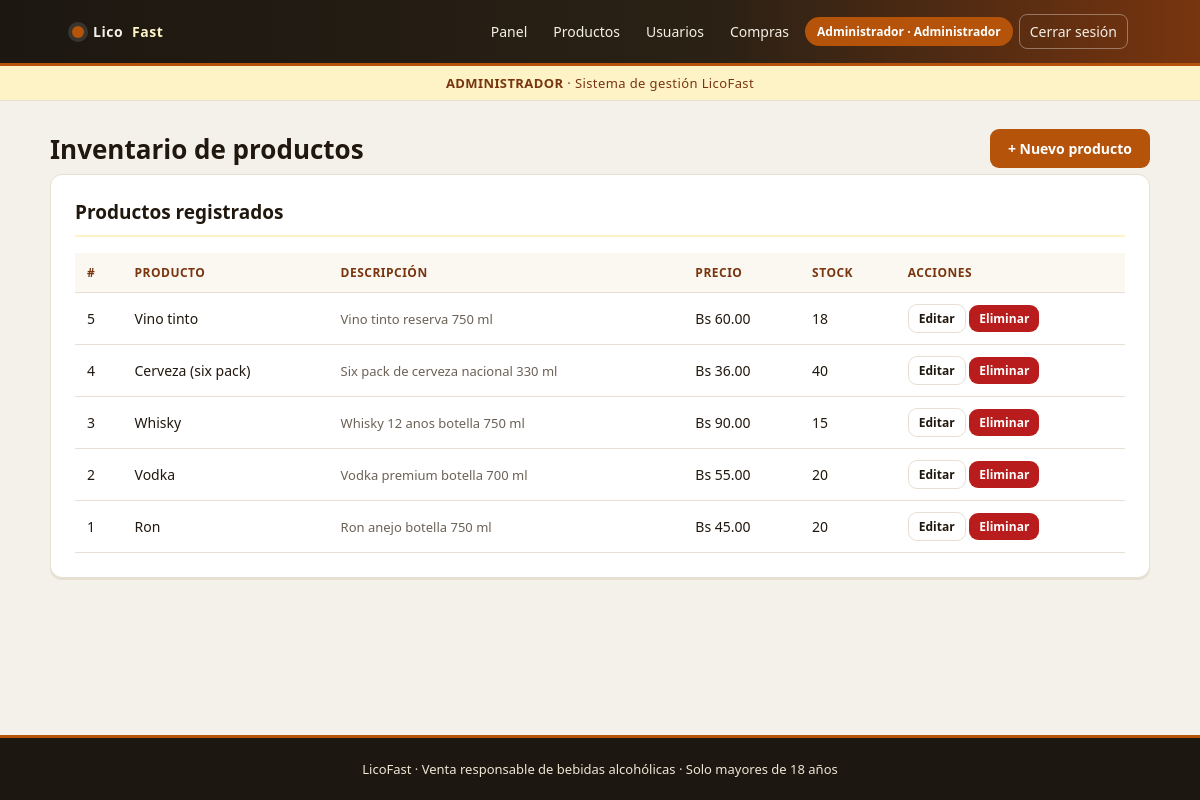
The page /admin/productos.php (signed in) on the database its author committed.
### tables this page shows
CREATE TABLE IF NOT EXISTS productos (
 id INT AUTO_INCREMENT PRIMARY KEY,
 nombre VARCHAR(120) NOT NULL,
 descripcion TEXT,
 precio DECIMAL(10,2) NOT NULL DEFAULT 0,
 stock INT NOT NULL DEFAULT 0,
 activo TINYINT(1) NOT NULL DEFAULT 1,
 created_at TIMESTAMP DEFAULT CURRENT_TIMESTAMP
);

### config/config.php (called while the page is built, shortened)
<?php
function e($v){return htmlspecialchars((string)$v,ENT_QUOTES,'UTF-8');}
function user(){return $_SESSION['user']??null;}
function rol_actual(){ $u=user(); return $u['rol'] ?? 'invitado'; }
function nombre_rol(string $rol): string {
    return [
        'administrador' => 'Administrador',
        'cajero'        => 'Cajero',
        'cliente'       => 'Cliente',
        'repartidor'    => 'Repartidor (Delivery)',
        'empleado'      => 'Empleado',
    ][$rol] ?? ucfirst($rol);
}
function menu_rol(): array {
    switch (rol_actual()) {
        case 'administrador':
            return [
                'Panel'     => BASE_URL.'admin/index.php',
                'Productos' => BASE_URL.'admin/productos.php',
                'Usuarios'  => BASE_URL.'admin/usuarios.php',
                'Compras'   => BASE_URL.'admin/compras.php',
            ];
    }
}

### admin/productos.php (the view, shortened to what this page needs)
<?php require '../config/config.php';
require '../includes/header.php';
$prod = $pdo->query('SELECT * FROM productos ORDER BY id DESC')->fetchAll();
?>
<div class="seccion-titulo">
    <h1>Inventario de productos</h1>
    <a class="btn" href="producto.php">+ Nuevo producto</a>
</div>
<div class="card">
    <h2>Productos registrados</h2>
    <div class="tabla-scroll">
    <table class="table">
        <tr><th>#</th><th>Producto</th><th>Descripción</th><th>Precio</th><th>Stock</th><th>Acciones</th></tr>
        <?php foreach($prod as $p): ?>
            <tr>
                <td><?= e($p['id']) ?></td>
                <td>
                    <?= e($p['nombre']) ?>
                </td>
                <td class="small"><?= e($p['descripcion']) ?></td>
                <td>Bs <?= number_format($p['precio'],2) ?></td>
                <td><?= e($p['stock']) ?></td>
                <td>
                    <a class="btn mini secondary" href="producto.php?id=<?= e($p['id']) ?>">Editar</a>
                    <a class="btn mini danger" href="producto.php?id=<?= e($p['id']) ?>&delete=1" onclick="return confirm('¿Eliminar o desactivar producto?')">Eliminar</a>
                </td>
            </tr>
        <?php endforeach; ?>
    </table>
    </div>
</div>
<?php require '../includes/footer.php'; ?>

### includes/header.php (shortened to what this page needs)
<?php require_once __DIR__.'/../config/config.php'; ?>
<!doctype html>
<html lang="es">
    <head>
        <link rel="stylesheet" href="<?= e(BASE_URL . 'assets/css/style.css') ?>">
    </head>
    <body class="rol-<?= e(rol_actual()) ?>">
        <header class="top">
            <a class="brand" href="<?= e(BASE_URL . (user() ? 'dashboard.php' : 'index.php')) ?>">
                <span class="brand-dot"></span>Lico<span>Fast</span>
            </a>
            <nav>
                <?php if(user()): ?>
                    <?php foreach (menu_rol() as $texto => $url): ?>
                        <a href="<?= e($url) ?>"><?= e($texto) ?></a>
                    <?php endforeach; ?>
                    <span class="chip-rol"><?=e(user()['nombre'])?> · <?=e(nombre_rol(rol_actual()))?></span>
                    <a class="salir" href="<?= e(BASE_URL . 'logout.php') ?>">Cerrar sesión</a>
                <?php else: ?>
                    <a href="<?= e(BASE_URL . 'login.php') ?>">Iniciar sesión</a>
                    <a href="<?= e(BASE_URL . 'registro.php') ?>">Crear cuenta</a>
                <?php endif;?>
            </nav>
        </header>
        <?php if (user()): ?>
            <div class="franja-rol"><span><?= e(nombre_rol(rol_actual())) ?></span> · Sistema de gestión LicoFast</div>
        <?php endif; ?>
        <main class="container">

### includes/footer.php
</main><footer>LicoFast · Venta responsable de bebidas alcohólicas · Solo mayores de 18 años</footer></body></html>

### assets/css/style.css (style rules this page uses)
:root { --acento:#d97706; --acento-suave:#fef3c7; --acento-oscuro:#92400e; --fondo:#f4f1ea; --panel:#ffffff; --tinta:#20180f; --tinta-suave:#6b6257; --borde:#e6dfd2; --radio:12px; }
body.rol-administrador { --acento:#b45309; --acento-suave:#fef3c7; --acento-oscuro:#78350f; }
* { box-sizing:border-box; }
body { margin:0; font-family:"Segoe UI",Roboto,Helvetica,Arial,sans-serif; background:var(--fondo); color:var(--tinta); min-height:100vh; display:flex; flex-direction:column; }
.top { background:linear-gradient(90deg,#1c1711 0%,#2b2115 60%,var(--acento-oscuro) 100%); color:#fff; padding:14px 6%; display:flex; justify-content:space-between; align-items:center; gap:14px; border-bottom:3px solid var(--acento); }
.top a { color:#f5efe4; text-decoration:none; font-size:14px; padding:7px 10px; border-radius:8px; transition:.2s; }
.top a.salir { border:1px solid rgba(255,255,255,.35); }
.top nav { display:flex; align-items:center; gap:6px; flex-wrap:wrap; }
.brand { font-size:22px; font-weight:800; letter-spacing:.5px; display:flex; align-items:center; gap:9px; padding-left:0 !important; }
.brand span { color:var(--acento-suave); }
.brand-dot { width:12px; height:12px; border-radius:50%; background:var(--acento); box-shadow:0 0 0 4px rgba(255,255,255,.12); }
.chip-rol { background:var(--acento); color:#fff; font-size:12px; font-weight:700; padding:6px 12px; border-radius:999px; white-space:nowrap; }
.franja-rol { background:var(--acento-suave); color:var(--acento-oscuro); text-align:center; font-size:13px; padding:8px 16px; letter-spacing:.4px; border-bottom:1px solid var(--borde); }
.franja-rol span { font-weight:800; text-transform:uppercase; }
.container { max-width:1140px; margin:28px auto; padding:0 20px; flex:1; width:100%; }
.hero,.card,.formbox,.tablebox { background:var(--panel); padding:24px; border:1px solid var(--borde); border-radius:var(--radio); box-shadow:0 2px 0 var(--borde); margin-bottom:20px; }
.card h2,.formbox h2,.hero h1 { margin-top:0; }
.card h2 { font-size:19px; padding-bottom:10px; margin-bottom:16px; border-bottom:2px solid var(--acento-suave); }
.seccion-titulo { display:flex; justify-content:space-between; align-items:center; gap:12px; flex-wrap:wrap; margin-bottom:6px; }
.seccion-titulo h1 { margin:0; font-size:26px; }
.btn { display:inline-block; background:var(--acento); color:#fff; border:0; padding:10px 18px; border-radius:9px; text-decoration:none; cursor:pointer; font-weight:700; font-size:14px; transition:.18s; font-family:inherit; }
.btn.secondary { background:#fff; color:var(--tinta); border:1px solid var(--borde); }
.btn.danger { background:#b91c1c; }
.btn.mini { padding:5px 10px; font-size:12px; }
.small { font-size:13px; color:var(--tinta-suave); }
.table { width:100%; border-collapse:collapse; font-size:14px; }
.table th,.table td { padding:11px 12px; border-bottom:1px solid var(--borde); text-align:left; vertical-align:middle; }
.table th { background:#fbf8f2; font-weight:800; color:var(--acento-oscuro); text-transform:uppercase; font-size:12px; letter-spacing:.5px; }
.tabla-scroll { overflow-x:auto; }
footer { text-align:center; padding:22px 20px; color:#efe6d5; font-size:13px; background:#1c1711; margin-top:auto; border-top:3px solid var(--acento); }

### rows shown on the page
productos: id "5", nombre "Vino tinto", descripcion "Vino tinto reserva 750 ml", precio "60.00", stock "18"
productos: id "4", nombre "Cerveza (six pack)", descripcion "Six pack de cerveza nacional 330 ml", precio "36.00", stock "40"
productos: id "3", nombre "Whisky", descripcion "Whisky 12 anos botella 750 ml", precio "90.00", stock "15"
productos: id "2", nombre "Vodka", descripcion "Vodka premium botella 700 ml", precio "55.00", stock "20"
productos: id "1", nombre "Ron", descripcion "Ron anejo botella 750 ml", precio "45.00", stock "20"

### other values the page prints
$texto "Panel"
$texto "Productos"
$texto "Usuarios"
$texto "Compras"
user()['nombre'] "Administrador"
nombre_rol(rol_actual()) "Administrador"
nombre_rol(rol_actual()) "ADMINISTRADOR"
